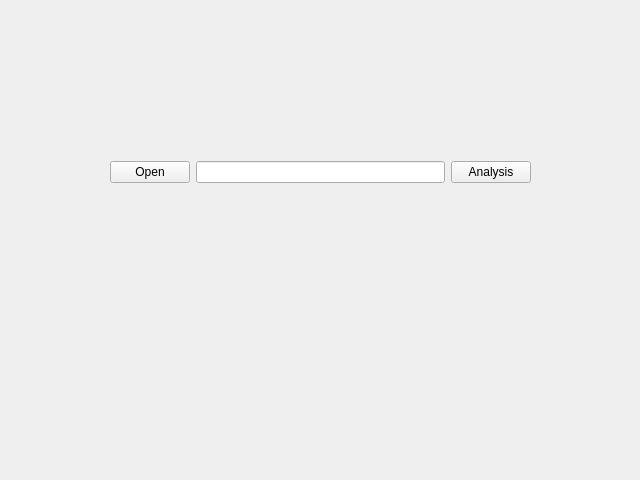
<?xml version="1.0" encoding="UTF-8"?>
<ui version="4.0">
 <class>SigmaForm</class>
 <widget class="QWidget" name="SigmaForm">
  <property name="geometry">
   <rect>
    <x>0</x>
    <y>0</y>
    <width>640</width>
    <height>480</height>
   </rect>
  </property>
  <property name="windowTitle">
   <string>Sigma Analysis</string>
  </property>
  <widget class="QWidget" name="">
   <property name="geometry">
    <rect>
     <x>110</x>
     <y>160</y>
     <width>421</width>
     <height>25</height>
    </rect>
   </property>
   <layout class="QHBoxLayout" name="horizontalLayout">
    <item>
     <widget class="QPushButton" name="pushButton">
      <property name="text">
       <string>Open</string>
      </property>
     </widget>
    </item>
    <item>
     <widget class="QLineEdit" name="lineEdit"/>
    </item>
    <item>
     <widget class="QPushButton" name="pushButton_2">
      <property name="text">
       <string>Analysis</string>
      </property>
     </widget>
    </item>
   </layout>
  </widget>
 </widget>
 <resources/>
 <connections/>
</ui>
